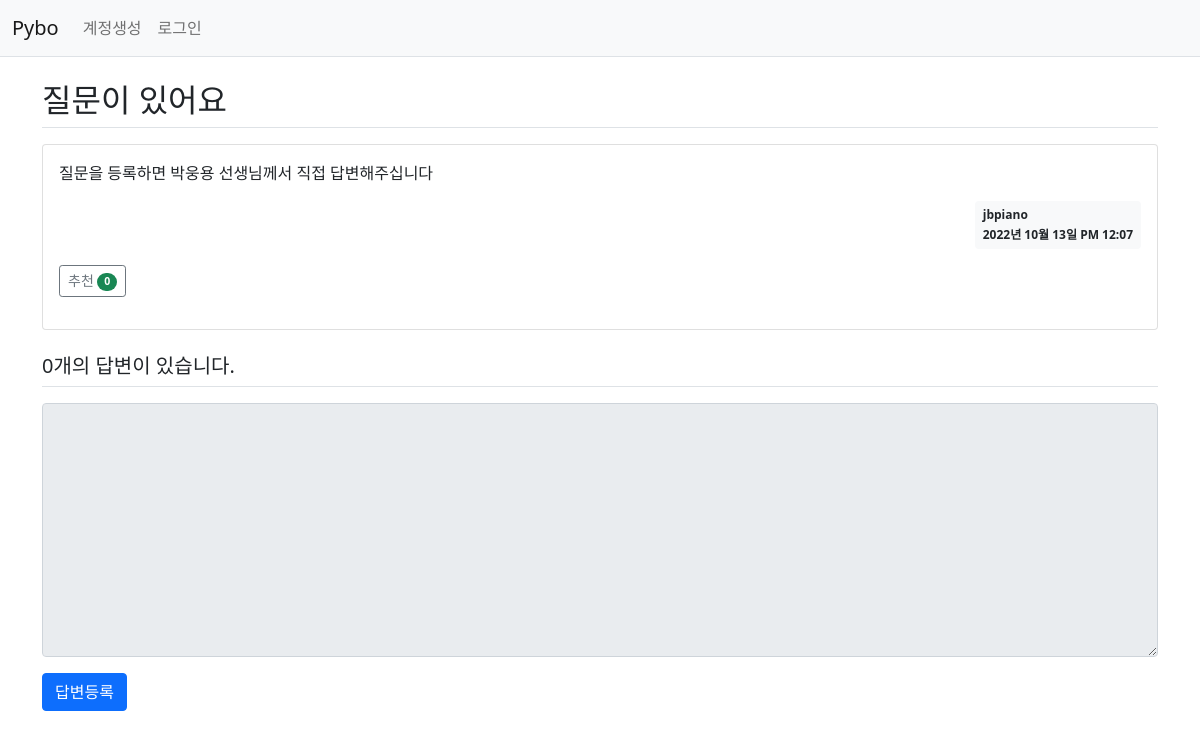
/question/detail/3/, run on the app's committed database.
### pybo/models.py (models this page shows)
class Question(db.Model):
    id = db.Column(db.Integer, primary_key=True)
    subject = db.Column(db.String(200), nullable=False)
    content = db.Column(db.Text(), nullable=False)
    create_date = db.Column(db.DateTime(), nullable=False)
    user_id = db.Column(db.Integer, db.ForeignKey('user.id', ondelete='CASCADE'), nullable=False)
    user = db.relationship('User', backref=db.backref('question_set'))
    modify_date = db.Column(db.DateTime(), nullable=True)
    voter = db.relationship('User', secondary=question_voter, backref=db.backref('question_voter_set'))

class User(db.Model):
    id = db.Column(db.Integer, primary_key=True)
    username = db.Column(db.String(150), unique=True, nullable=False)
    password = db.Column(db.String(200), nullable=False)
    email = db.Column(db.String(120), unique=True, nullable=False)

### pybo/views/question_views.py (the view)
@bp.route('/detail/<int:question_id>/')
def detail(question_id):
    form = AnswerForm()
    question = Question.query.get_or_404(question_id)
    return render_template('question/question_detail.html', question=question, form=form)

### pybo/forms.py
class AnswerForm(FlaskForm):
    content = TextAreaField('내용', validators=[DataRequired('내용은 필수입력 항목입니다.')])

### pybo/filter.py (called while the page is built)
def format_datetime(value, fmt='%Y년 %m월 %d일 %p %I:%M'):
    return value.strftime(fmt)

### pybo/views/auth_views.py (called while the page is built)
@bp.before_app_request
def load_logged_in_user():
    user_id = session.get('user_id')
    if user_id is None:
        g.user = None
    else:
        g.user = User.query.get(user_id)

### pybo/templates/question/question_detail.html (shortened to what this page needs)
{% extends 'base.html' %}
{% block content %}
<div class="container my-3">
    <h2 class="border-bottom py-2">{{ question.subject }}</h2>
    <div class="card my-3">
        <div class="card-body">
            <div class="card-text" >{{ question.content|markdown }}</div>
            <div class="d-flex justify-content-end">
                <div class="badge bg-light text-dark p-2 text-start">
                    <div class="mb-2">{{ question.user.username }}</div>
                    <div>{{ question.create_date|datetime }}</div>
                </div>
            </div>
            <div class="my-3">
                <a href="javascript:void(0)" data-uri="{{ url_for('question.vote', question_id=question.id) }}"
                class="recommend btn btn-sm btn-outline-secondary"> 추천
                 <span class="badge rounded-pill bg-success">{{ question.voter|length }}</span>
             </a>
            </div>
        </div>
    </div>
    <h5 class="border-bottom my-3 py-2">{{ question.answer_set|length }}개의 답변이 있습니다.</h5>
    <form action="{{ url_for('answer.create', question_id=question.id) }}" method="post" class="my-3">
        <div class="mb-3">
            <textarea {% if not g.user %}disabled{% endif %}
                    name="content" id="content" class="form-control" rows="10"></textarea>
        </div>
        <input type="submit" value="답변등록" class="btn btn-primary">
    </form>
</div>
{% endblock %}

### data on the page
Question: subject "질문이 있어요", content "질문을 등록하면 박웅용 선생님께서 직접 답변해주십니다", create_date "2022년 10월 13일 PM 12:07"
User: user.username "jbpiano"

### other printed values
{{ question.voter|length }} "0"
{{ question.answer_set|length }} "0"
